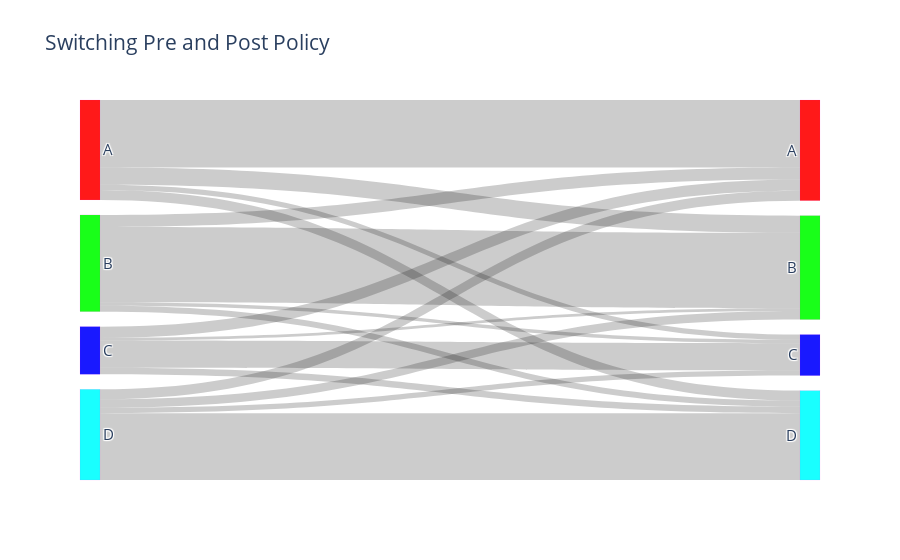

The cell this chart's notebook holds for it:
### Code cell
import plotly.graph_objects as go



fig = go.Figure(data=[go.Sankey(
    node = dict(
      pad = 15,
      thickness = 20,
      line = dict(color = 'rgba(255,0,255, 0.8)', width = 0.1),
      label = L,
      color = C1
    ),
    link = dict(
      source = S, # indices correspond to labels, eg A1, A2, A1, B1, ...
      target = T,
      value = V,
       # color = C2
  ))])

fig.update_layout(title_text="Switching Pre and Post Policy", font_size=15)
fig.show()

### Figure 1 — Plotly figure (JSON) as saved in the notebook; plotly's stock layout.template omitted (floating-point values rounded to 4 significant figures)
{"data": [{"link": {"source": [0, 0, 0, 0, 1, 1, 1, 1, 2, 2, 2, 2, 3, 3, 3, 3], "target": [4, 5, 6, 7, 4, 5, 6, 7, 4, 5, 6, 7, 4, 5, 6, 7], "value": [102, 26, 8, 15, 18, 114, 5, 9, 17, 4, 41, 10, 15, 13, 8, 101]}, "node": {"color": ["rgba(255,0,0,0.9)", "rgba(0,255,0,0.9)", "rgba(0,0,255,0.9)", "rgba(0,255,255,0.9)", "rgba(255,0,0,0.9)", "rgba(0,255,0,0.9)", "rgba(0,0,255,0.9)", "rgba(0,255,255,0.9)"], "label": ["A", "B", "C", "D", "A", "B", "C", "D"], "line": {"color": "rgba(255,0,255, 0.8)", "width": 0.1}, "pad": 15, "thickness": 20}, "type": "sankey"}], "layout": {"font": {"size": 15}, "title": {"text": "Switching Pre and Post Policy"}}}
